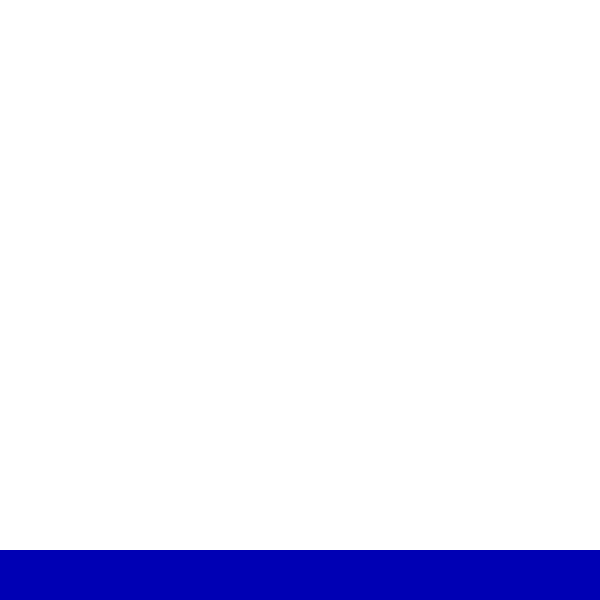
Frame 1 (no input)
Frame 60 (the mouse pressed at the canvas centre just before this capture): identical to frame 1, image omitted
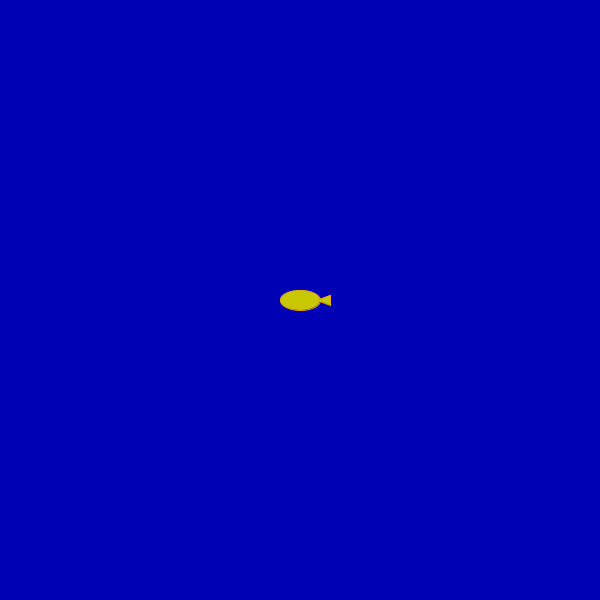
Frame 120 (the mouse held since frame 60 and released just before this capture)

The Processing sketch that drew these frames (run headless with seeded random() and noise(); from frame 60 on, the mouse is pressed at the canvas centre):

// Processing sketch: p1(1)_Siyun_Kim_20231005
// ── p1(1)_Siyun_Kim_20231005.pde
void setup(){
  size(600, 600);
  background(255);
}


void draw(){
  int sealevel = 50;
  int num = 0;
  
  fill(0, 0, 180);
  noStroke();
  rect(0, 600 - sealevel, 600, sealevel);

  if (mousePressed){
    while (sealevel < 600){
      sealevel += num;
      
      fill(0, 0, 180);
      noStroke();
      rect(0, 600 - sealevel, 600, sealevel);
   
      if (mouseY < 600 - sealevel){
        //make clouds
        fill(150, 200, 255);
        noStroke();
        circle(mouseX, mouseY, random(10, 50));
        circle(mouseX + 10, mouseY + 10, random(10, 50));
        circle(mouseX + 20, mouseY - 20, random(10, 50));
        circle(mouseX + 15, mouseY - 20, random(10, 50));
        circle(mouseX - 10, mouseY - 25, random(10, 50));
        circle(mouseX - 20, mouseY - 20, random(10, 50));
        circle(mouseX + 10, mouseY - 27, 20);
        circle(mouseX - 10, mouseY - 27, 20);
        //make rains
        stroke(150, 200, 255);
        line(mouseX, mouseY + 30, mouseX, mouseY + random(40, 80));
        line(mouseX + 5, mouseY + 20, mouseX + 5, mouseY + random(20, 60));
        line(mouseX + 20, mouseY + 50, mouseX + 20, mouseY + random(50, 90));
        line(mouseX - 10, mouseY + 25, mouseX - 10, mouseY + random(25, 65));
      }
      
      else {
        //make fishes
        fill(200, 200, 0);
        stroke(230, 170, 0);
        ellipse(mouseX, mouseY, 40, 20);
        triangle(mouseX + 17, mouseY, mouseX + 30, mouseY + 5, mouseX + 30, mouseY - 5);
      }
      num += 10;
    }
  }
}
